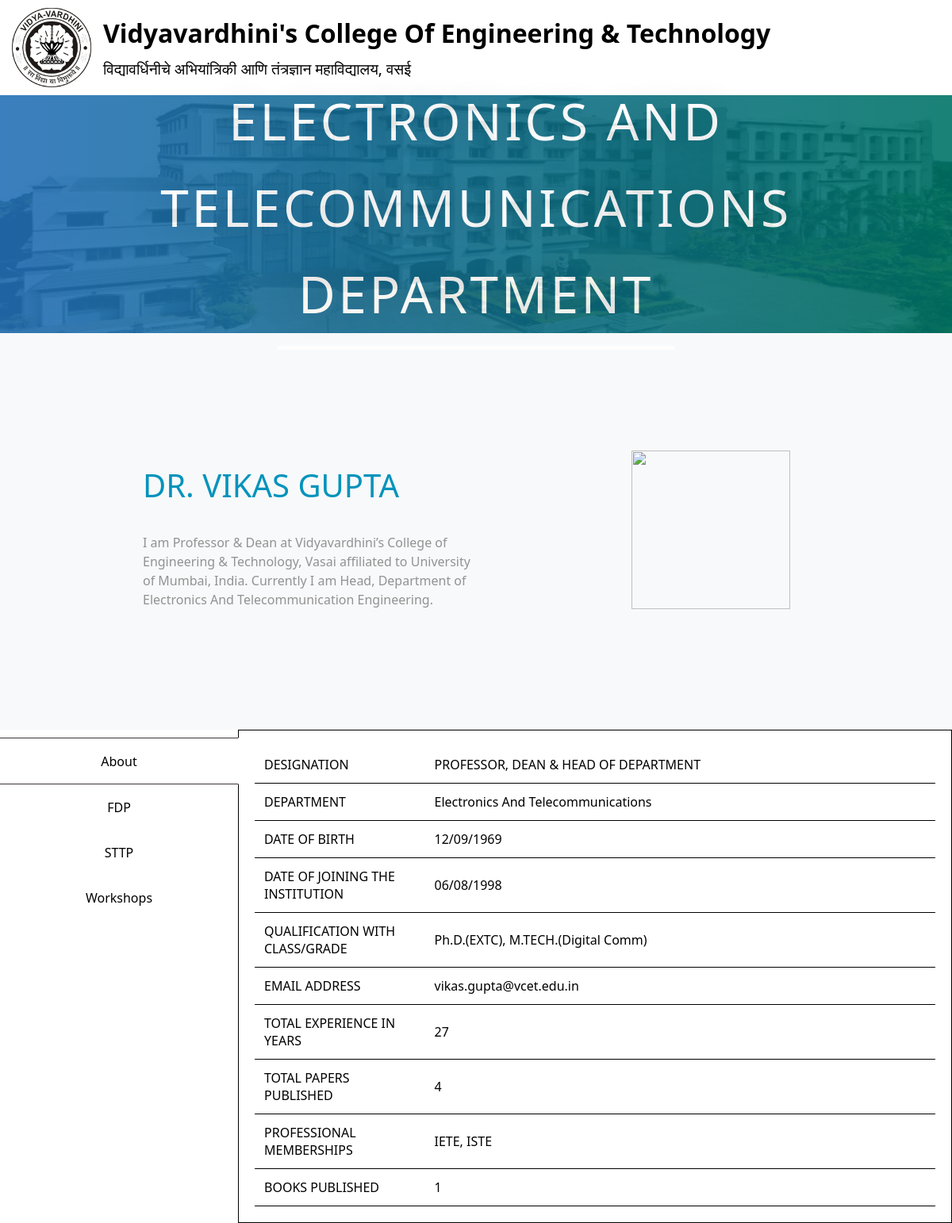
The page /pg2.php?ssn=13 on the database its author committed.
### tables this page shows
CREATE TABLE `staff` (
  `ssn` int(10) NOT NULL,
  `S_name` varchar(40) NOT NULL,
  `S_post` text NOT NULL,
  `S_info` longtext NOT NULL,
  `date_of_birth` date NOT NULL,
  `date_of_joining_institute` date NOT NULL,
  `qualification_with_class/grade` text NOT NULL,
  `total_experience_in_years` int(11) NOT NULL,
  `papers_published` int(30) DEFAULT NULL,
  `books_published` int(10) DEFAULT NULL,
  `professional_memberships` text DEFAULT NULL,
  `awards` text DEFAULT NULL,
  `S_email` varchar(30) NOT NULL,
  `dept` varchar(40) NOT NULL,
  `photo` longblob NOT NULL
);

### pg2.php (the view, shortened to what this page needs)
<?php
$guess=$_GET['ssn']??NULL;
$sql = "SELECT * FROM staff WHERE ssn=$guess;";
$conn = mysqli_connect("localhost","root","","staff_info");
if (mysqli_connect_error()){
    echo "can't connect to database";
}
else{
    $result = mysqli_query($conn, $sql);
    while($row = $result->fetch_array()){
        $ssn = $row['ssn'];
        $sname = $row['S_name'];
        $sinfo = $row['S_info'];
        $dept = $row['dept'];
    }
}
?>
<!DOCTYPE html>
<html lang="en">
<head>
    <link rel="stylesheet" type="text/css" href="css/style.css">
</head>
<body>
    <header>
        <nav id="header">
            <div class="header_logo">
              <a href="https://www.vcet.edu.in/" class="pull-left">
                <div id="logo-img"></div>
              </a>
            </div>
              <div class="header_name">
                <a href="https://www.vcet.edu.in/"><h1>Vidyavardhini's College Of Engineering & Technology</h1></a>
                <p>विद्यावर्धिनीचे अभियांत्रिकी आणि तंत्रज्ञान महाविद्यालय, वसई</p>
              </div>
        </nav>
      </header>
    <div class="img">
        <div class="overlay">
            <div class="heading">
                <div class="res"><h2><?php echo $dept; ?> Department</h2></div>
                <div class="break"></div>
                <span id="line"></span>
            </div>
        </div>
    </div>
    <div class="staff">
        <div id="info_parent">
            <div id="staffinfo">
                <div id="staffname">
                    <h3><?php echo $sname; ?></h3>
                </div>
            <div id="staffdes"><?php echo $sinfo; ?> </div>
        </div>
            <div id="staffpic">
                <div><?php
                    echo '<img src="showimg.php?ssn='.$ssn.'" width="200" height="200">';
                    ?>
                </div>
            </div>
        </div>
    </div>
    <div class="activity_info">
        <div id="col1">
            <ul class="list-hover-slide">
                <li data-tab-target="#about" class="btn active"><a>About</a></li>
                <li data-tab-target="#fdp" class="btn"><a>FDP</a></li>
                <li data-tab-target="#sttp" class="btn" ><a>STTP</a></li>
                <li data-tab-target="#workshop" class="btn" ><a>Workshops</a></li>
              </ul>
        </div>
        <div id="col2" >
            <div id="data">
            <?php include("data.php"); ?>
            </div>
        </div>
    </div>
</body>
</html>

### data.php (shortened to what this page needs)
<table id="about" class="info show">
  <?php
  $sql2 = "SELECT *,DATE_FORMAT(date_of_birth,'%d/%m/%Y') AS dob, DATE_FORMAT(date_of_joining_institute,'%d/%m/%Y') AS doji FROM `staff` WHERE ssn=$ssn;";
  $table = mysqli_query($conn, $sql2);
  while($row = $table->fetch_array()){
    $designation = $row['S_post'];
    $department = $row['dept'];
    $dob = $row['dob'];
    $doji = $row['doji'];
    $qualification = $row['qualification_with_class/grade'];
    $email = $row['S_email'];
    $experience = $row['total_experience_in_years'];
    $paper_published = $row['papers_published'];
    $memberships = $row['professional_memberships'];
    $books = $row['books_published'];
    echo '<tr class="about_tr"><th class="about_th">designation</th><td class="about_td">'.$designation.'</td></tr>';
    echo '<tr class="about_tr"><th class="about_th">department</th><td class="about_td">'.$department.'</td></tr>';
    echo '<tr class="about_tr"><th class="about_th">date of birth</th><td class="about_td">'.$dob.'</td></tr>';
    echo '<tr class="about_tr"><th class="about_th">date of joining the institution</th><td class="about_td">'.$doji.'</td></tr>';
    echo '<tr class="about_tr"><th class="about_th">qualification with class/grade</th><td class="about_td">'.$qualification.'</td></tr>';
    echo '<tr class="about_tr"><th class="about_th">email address</th><td class="about_td">'.$email.'</td></tr>';
    echo '<tr class="about_tr"><th class="about_th">total experience in years</th><td class="about_td">'.$experience.'</td></tr>';
    if($paper_published){
      echo '<tr class="about_tr"><th class="about_th">total papers published</th><td class="about_td">'.$paper_published.'</td></tr>';
    }
    if($memberships){
      echo '<tr class="about_tr"><th class="about_th">professional memberships</th><td class="about_td">'.$memberships.'</td></tr>';
    }
    if($books){
      echo '<tr class="about_tr"><th class="about_th">books published</th><td class="about_td">'.$books.'</td></tr>';
    }
  }
?>
</table>

### css/style.css (style rules this page uses)
* { box-sizing: border-box; font-family: "Segoe UI", "Open Sans", sans-serif, serif; }
#header { display: flex; }
#logo-img { background: url('../images/clg_logo.png'); background-repeat: no-repeat; background-size: 100px 100px; width: 100px; height: 100px; margin: 10px 15px 10px 15px; }
.header_name { padding-top: 20px; }
.header_name h1 { color: black; font-size: 2em; font-weight: bold; margin-top: 0; margin-bottom: 0; }
.header_name p { color: black; font-size: 1.2em; margin-top: 0; padding-top: 10px; }
.header_name a, .header_name a:focus { text-decoration: none; }
h2 { margin: auto; color: #ffffff; font-size: 4em; font-weight: 400; text-transform: uppercase; font-style: normal; line-height: 1.7em; letter-spacing: 3.6px; text-shadow: 0px 0px 48px rgba(0,0,0,0.3); }
body { margin: 0; padding: 0; }
.img { background-image: url("../images/clg_pic.jpg.jpg"); background-position: center center; background-size: cover; height: 300px; width: 100%; }
.overlay { background-color: transparent; background-image: linear-gradient(90deg, #2470b7 0%, #007367 100%); opacity: 0.89; transition: background 0.3s, border-radius 0.3s, opacity 0.3s; height: 100%; width: 100%; }
.heading { height: 100%; width: 100%; display: flex; flex-wrap: wrap; align-content: center; }
#line { border-top: 5px solid white; width: 60%; margin: auto; animation-duration: 1s; animation-name: zoom; }
.break { flex-basis: 100%; height: 10px; }
.res { text-align: center; margin: auto; animation-duration: 1s; animation-name: zoom; }
.staff { background-color: rgb(241 243 245 / 0.5); }
#info_parent { display: flex; align-items: center; min-height: 500px; margin: 0 auto; max-width: 1000px; }
#staffinfo { width: 70%; padding: 5em; }
#staffname h3 { color: #0093bc; font-size: 40px; font-weight: 400; text-transform: uppercase; padding: 0; line-height: 1; }
#staffdes { margin-bottom: 20px; color: #929292; font-size: 16px; line-height: 1.5; }
#staffpic { width: 50%; text-align: center; padding: 40px 20px; }
.activity_info { display: flex; align-items: stretch; min-height: 300px; width: 100%; }
#col1 { width: 25%; height: 100%; }
#col2 { width: 75%; border:1px solid black; padding: 20px; min-height: 500px; }
#data { height: 100%; width: 100%; }
ul { list-style: none; padding: 0; margin-top: 10px; }
li a { padding: 1.1em 0; color: black; text-align: center; text-decoration: none; }
.list-hover-slide li { position: relative; overflow: hidden; }
.list-hover-slide a { display: block; position: relative; transition: 0.35s ease color; }
.list-hover-slide a:before { content: ""; display: block; position: absolute; z-index: -1; left: -100%; top: 0; width: 100%; height: 100%; background: rgba(72, 174, 229, 0.7); transition: 0.35s ease left; }
.active a { color: black !important; }
.active { content: ""; display: block; position: absolute; left: 0; top: 0; width: 100%; height: 100%; border-right: solid 1px #fff; border-bottom: solid 1px #3C3735; border-top: solid 1px #3C3735; box-sizing: content-box; background: #fff; transition: 0.35s ease left; }
@media (min-width: 768px) { #line { width: 500px; } }

### data.php (style rules this page uses)
.info { font-family: "Trebuchet MS", Arial, Helvetica, sans-serif; border-collapse: collapse; width: 100%; display: none; }
.info.show { display: table; }
.about_tr { border-bottom: 1px solid black; }
.about_th, .about_td { padding: 12px; }
.about_th { width: 25%; text-transform: uppercase; text-align: left; font-weight: normal; }

### rows shown on the page
staff: dept "ELECTRONICS AND TELECOMMUNICATIONS", S_name "DR. VIKAS GUPTA", S_info "I am Professor & Dean at Vidyavardhini’s College of Engineering & Technology, Vasai affiliated to University of Mumbai, India. Currently I am Head, Department of Electronics And Telecommunication Engineering.", S_post "PROFESSOR, DEAN & HEAD OF DEPARTMENT", dept "Electronics And Telecommunications", dob "12/09/1969", doji "06/08/1998", value "Ph.D.(EXTC), M.TECH.(Digital Comm)", S_email "vikas.gupta@vcet.edu.in", total_experience_in_years "27", papers_published "4", professional_memberships "IETE, ISTE", books_published "1"
